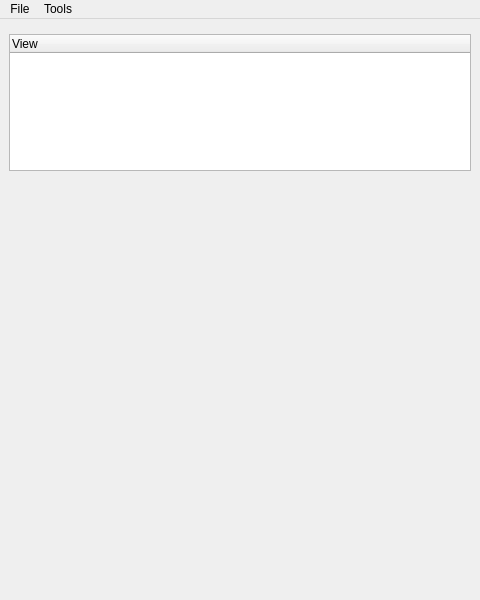
<?xml version="1.0" encoding="UTF-8"?>
<ui version="4.0">
 <class>MainWindow</class>
 <widget class="QMainWindow" name="MainWindow">
  <property name="geometry">
   <rect>
    <x>0</x>
    <y>0</y>
    <width>480</width>
    <height>600</height>
   </rect>
  </property>
  <property name="windowTitle">
   <string>MainWindow</string>
  </property>
  <widget class="QWidget" name="centralWidget">
   <layout class="QVBoxLayout" name="verticalLayout">
    <item>
     <widget class="Widget_Query" name="widget_query" native="true"/>
    </item>
    <item>
     <widget class="QTreeWidget" name="widget_tree">
      <property name="sizePolicy">
       <sizepolicy hsizetype="Expanding" vsizetype="Expanding">
        <horstretch>0</horstretch>
        <verstretch>0</verstretch>
       </sizepolicy>
      </property>
      <property name="mouseTracking">
       <bool>true</bool>
      </property>
      <property name="lineWidth">
       <number>1</number>
      </property>
      <property name="dragEnabled">
       <bool>true</bool>
      </property>
      <property name="dragDropMode">
       <enum>QAbstractItemView::DragOnly</enum>
      </property>
      <column>
       <property name="text">
        <string>View</string>
       </property>
      </column>
     </widget>
    </item>
    <item>
     <widget class="Widget_Editor" name="widget_editor" native="true">
      <property name="sizePolicy">
       <sizepolicy hsizetype="Preferred" vsizetype="Preferred">
        <horstretch>0</horstretch>
        <verstretch>0</verstretch>
       </sizepolicy>
      </property>
      <property name="minimumSize">
       <size>
        <width>0</width>
        <height>395</height>
       </size>
      </property>
     </widget>
    </item>
   </layout>
  </widget>
  <widget class="QStatusBar" name="bar_status">
   <property name="sizeGripEnabled">
    <bool>false</bool>
   </property>
  </widget>
  <widget class="QMenuBar" name="bar_menu">
   <property name="geometry">
    <rect>
     <x>0</x>
     <y>0</y>
     <width>480</width>
     <height>22</height>
    </rect>
   </property>
   <widget class="QMenu" name="menuFile">
    <property name="title">
     <string>File</string>
    </property>
    <addaction name="actionJOE_Editor"/>
    <addaction name="actionShow_Query_Widget"/>
    <addaction name="actionTree_Collapse_All"/>
    <addaction name="actionTree_Expand_All"/>
    <addaction name="actionFocus_Tree"/>
    <addaction name="actionSave_Note"/>
    <addaction name="actionInsert_or_Goto_Tree_Item"/>
    <addaction name="actionBackward"/>
    <addaction name="actionForward"/>
   </widget>
   <widget class="QMenu" name="menuTools">
    <property name="title">
     <string>Tools</string>
    </property>
    <addaction name="actionImport_Phatnotes_File"/>
   </widget>
   <addaction name="menuFile"/>
   <addaction name="menuTools"/>
  </widget>
  <action name="actionShow_Query_Widget">
   <property name="checkable">
    <bool>true</bool>
   </property>
   <property name="icon">
    <iconset resource="icon.qrc">
     <normaloff>:/icon/img/filter.svg</normaloff>:/icon/img/filter.svg</iconset>
   </property>
   <property name="text">
    <string>Filter</string>
   </property>
   <property name="shortcut">
    <string>Alt+Q</string>
   </property>
  </action>
  <action name="actionJOE_Editor">
   <property name="icon">
    <iconset resource="icon.qrc">
     <normaloff>:/icon/img/reinhardticons-0.10-svg/scalable/actions/filenew.svg</normaloff>:/icon/img/reinhardticons-0.10-svg/scalable/actions/filenew.svg</iconset>
   </property>
   <property name="text">
    <string>Jump or Execute a Note or new</string>
   </property>
   <property name="toolTip">
    <string>Jump or Execute a note blank or not.</string>
   </property>
   <property name="shortcut">
    <string>Alt+E</string>
   </property>
  </action>
  <action name="actionTree_Collapse_All">
   <property name="text">
    <string>Tree Collapse All</string>
   </property>
   <property name="shortcut">
    <string>C</string>
   </property>
  </action>
  <action name="actionTree_Expand_All">
   <property name="text">
    <string>Tree Expand All</string>
   </property>
   <property name="shortcut">
    <string>E</string>
   </property>
  </action>
  <action name="actionFocus_Tree">
   <property name="text">
    <string>Focus Tree</string>
   </property>
   <property name="shortcut">
    <string>Alt+T</string>
   </property>
  </action>
  <action name="actionSave_Note">
   <property name="text">
    <string>Save Note</string>
   </property>
   <property name="shortcut">
    <string>Ctrl+S</string>
   </property>
  </action>
  <action name="actionInsert_or_Goto_Tree_Item">
   <property name="text">
    <string>Insert or Goto Tree Item</string>
   </property>
   <property name="shortcut">
    <string>Ctrl+L</string>
   </property>
  </action>
  <action name="actionImport_Phatnotes_File">
   <property name="text">
    <string>Import Phatnotes File</string>
   </property>
  </action>
  <action name="actionBackward">
   <property name="text">
    <string>Backward</string>
   </property>
   <property name="shortcut">
    <string>Ctrl+O</string>
   </property>
  </action>
  <action name="actionForward">
   <property name="text">
    <string>Forward</string>
   </property>
   <property name="toolTip">
    <string>Forward</string>
   </property>
   <property name="shortcut">
    <string>Ctrl+I</string>
   </property>
  </action>
 </widget>
 <customwidgets>
  <customwidget>
   <class>Widget_Query</class>
   <extends>QWidget</extends>
   <header>widget_query.h</header>
   <container>1</container>
  </customwidget>
  <customwidget>
   <class>Widget_Editor</class>
   <extends>QWidget</extends>
   <header>widget_editor.h</header>
   <container>1</container>
  </customwidget>
 </customwidgets>
 <resources>
  <include location="icon.qrc"/>
 </resources>
 <connections/>
</ui>
